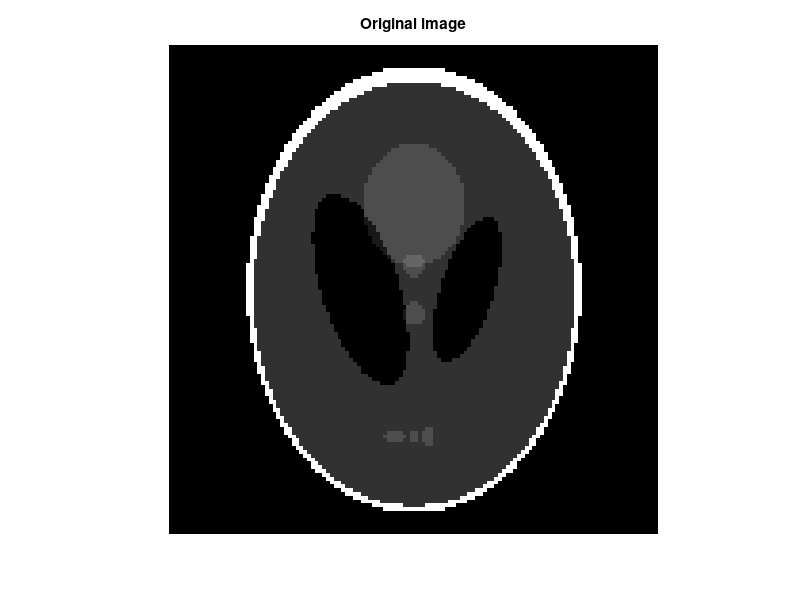
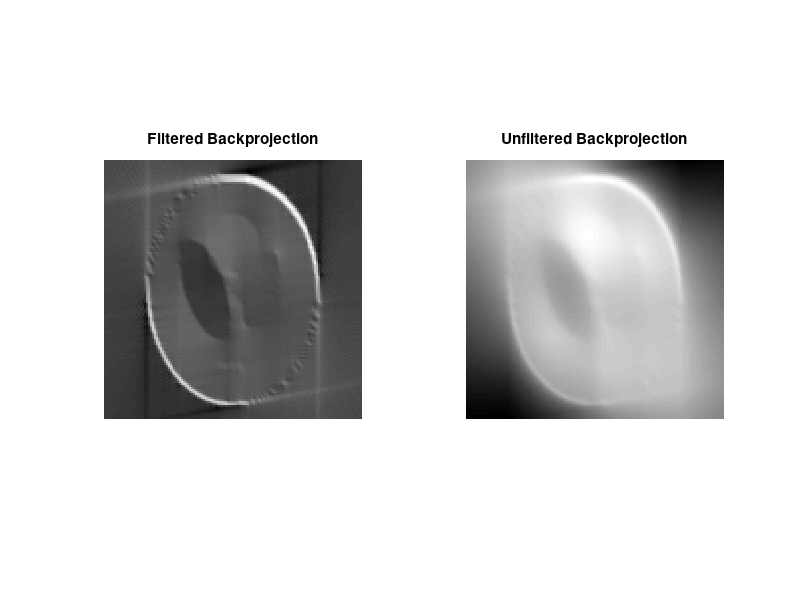

The MATLAB script that drew these images, in order:
%  A=[1.5 2.7 0.3 0.4 0.555 6 .7 .8 .9]
%  B=[1 2 3 4 5 6 7 8 9]
% %msize = numel(A);
% j= A(randperm(numel(A), 1))
% leng= fix(length(A)/2)
% 
% B (A==j)

%  a   = 10*rand(1) 
%  b   = a*rand(1)
%  Y= a + (0.4*rad -2*b).*rand(1)
%  if (Y > 0.4*rad)
%          X= 0.6.*rad-a +(0.2.*rad-2*a).*rand(1) % x of the center of ellipse 
%            'here'
%  else
%         X= a +(rad-2*a).*rand(1)
%  end
  P = phantom(128); 
imshow(P)
title('Original image')
R = radon(P,0:100);
size (R)
I1 = iradon(R,0:100);
I2 = iradon(R,0:100,'linear','none');

figure
subplot(1,2,1)
imshow(I1,[])
title('Filtered Backprojection')
subplot(1,2,2)
imshow(I2,[])
title('Unfiltered Backprojection')

